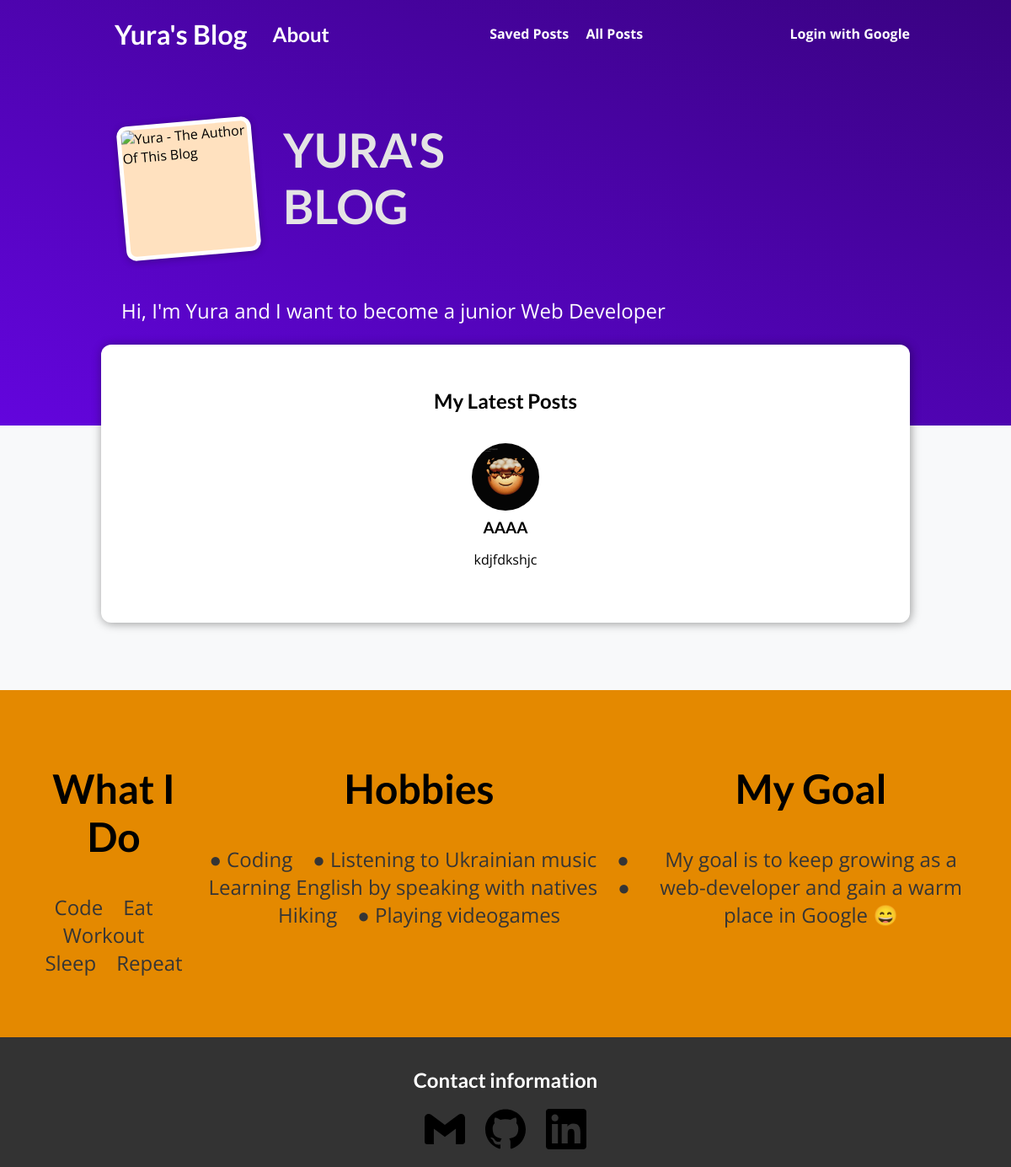
/, run on an earlier commit of the app's database.
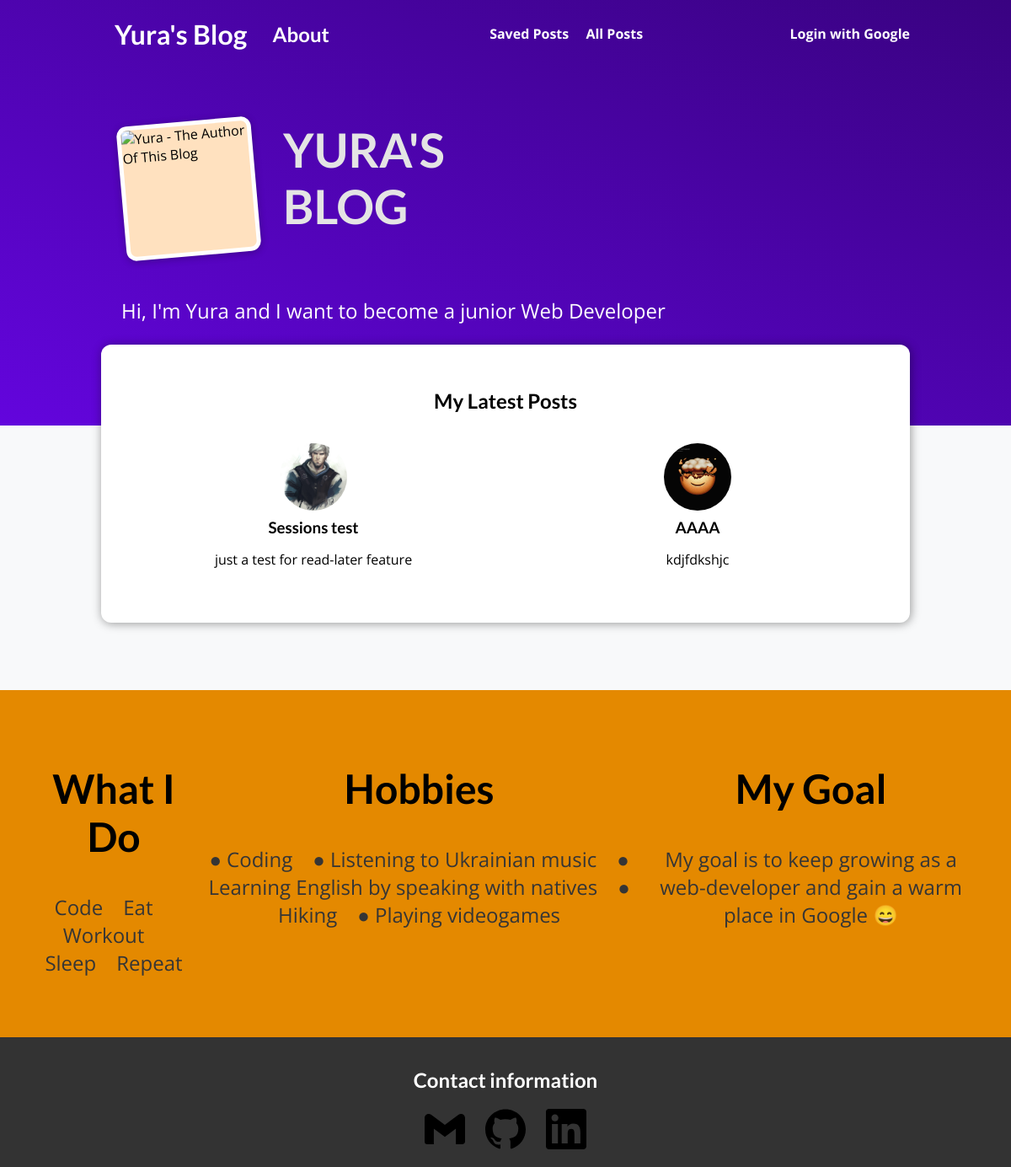
And on a later commit of the database.
### main_app/models.py (models this page shows, shortened)
class Post(models.Model):
    title = models.CharField(max_length=100)
    excerpt = models.CharField(max_length=150)
    image = models.ImageField(upload_to="posts", null=True)
    date = models.DateField(auto_now=True)
    slug = models.SlugField(unique=True, blank=True, null=False, db_index=True)
    content = models.TextField(validators=[MinLengthValidator(10)])
    author = models.ForeignKey(Author, on_delete=models.SET_NULL, null=True, related_name="posts")
    tags = models.ManyToManyField(Tag)

### main_app/views.py (the view)
# urls.py: path("", views.StartingPageView.as_view(), name="starting-page"),
class StartingPageView(ListView):
    model = Post
    template_name = "main_app/index.html"
    ordering = ["-date"]
    context_object_name = "posts"
    def get_queryset(self):
        queryset = super().get_queryset()
        data = queryset[:3]
        return data

### main_app/templates/main_app/index.html (shortened to what this page needs)
{% extends 'base.html' %}
{% load static %}
{% block css_files%}
    <link rel="stylesheet" href="{% static "main_app/post.css" %}">
    <link rel="stylesheet" href="{% static "main_app/index.css" %}">
{% endblock %}
{% block content %}
    <section id="welcome">
        <header>
            <img src="{% static "main_app/images/me.jpg" %}" alt="Yura - The Author Of This Blog">
            <h2>YURA'S BLOG</h2>
        </header>
        <p>Hi, I'm Yura and I want to become a junior Web Developer</p>
    </section>
    <section id="latest-posts">
        <h2>My Latest Posts</h2>
        <ul>
            {% for post in posts %}
                {% include "main_app/includes/post.html" %}
            {% endfor %}
        </ul>
    </section>
    <section id="about">
        <div>
            <h2>What I Do</h2>
            <p>
                Code&emsp;Eat&emsp;Workout&emsp;Sleep&emsp;Repeat
            </p>
        </div>
        <div>
            <h2>Hobbies</h2>
            <p>
                ● Coding&emsp;● Listening to Ukrainian music&emsp;● Learning English by speaking with natives&emsp;● Hiking&emsp;● Playing videogames
            </p>
        </div>
        <div>
            <h2>My Goal</h2>
            <p>
                My goal is to keep growing as a web-developer and gain a warm place in Google 😄
            </p>
        </div>
    </section>
{% endblock %}

### main_app/templates/main_app/includes/post.html
<li>
    <article class="post">
        <a href="{% url "single-post" post.slug %}">
            <img src="{{ post.image.url }}" alt="{{ post.title }}">
            <div class="post__content">
                <h3>{{ post.title }}</h3>
                <p>
                    {{ post.excerpt }}
                </p>
               </div>
         </a>
    </article>
</li>

What changed in the data, as far as the page shows it:
added Post: image (picture), title "Sessions test", excerpt "just a test for read-later feature"
